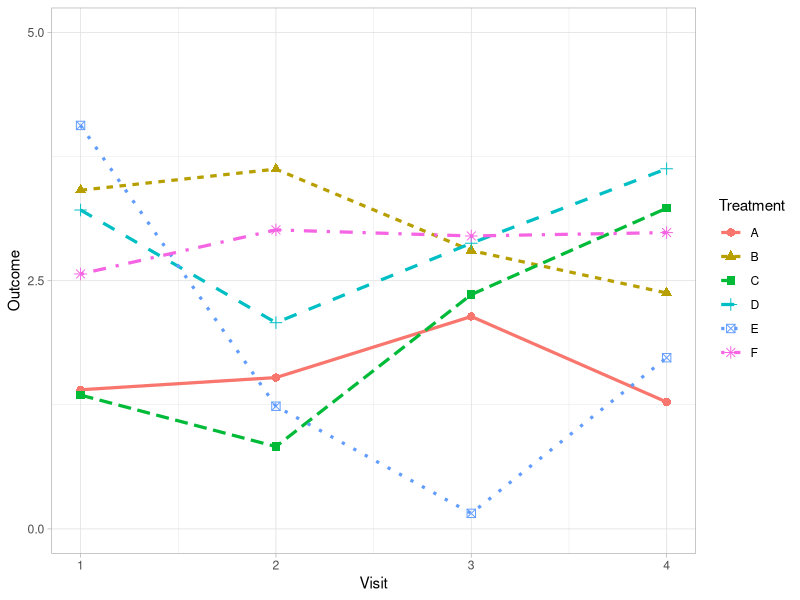
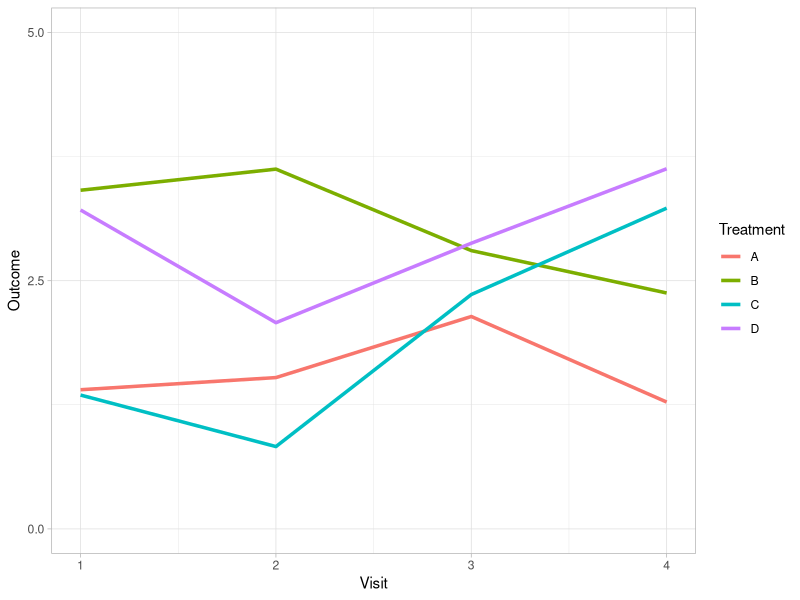
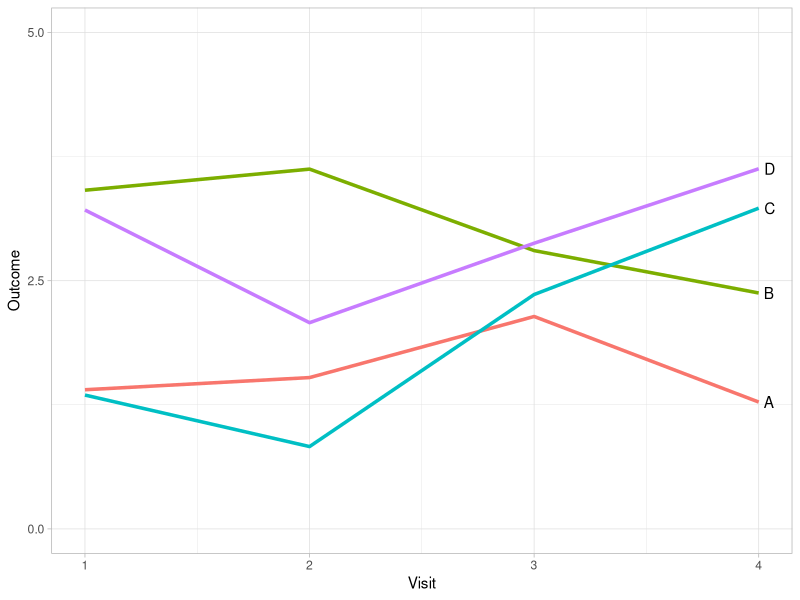
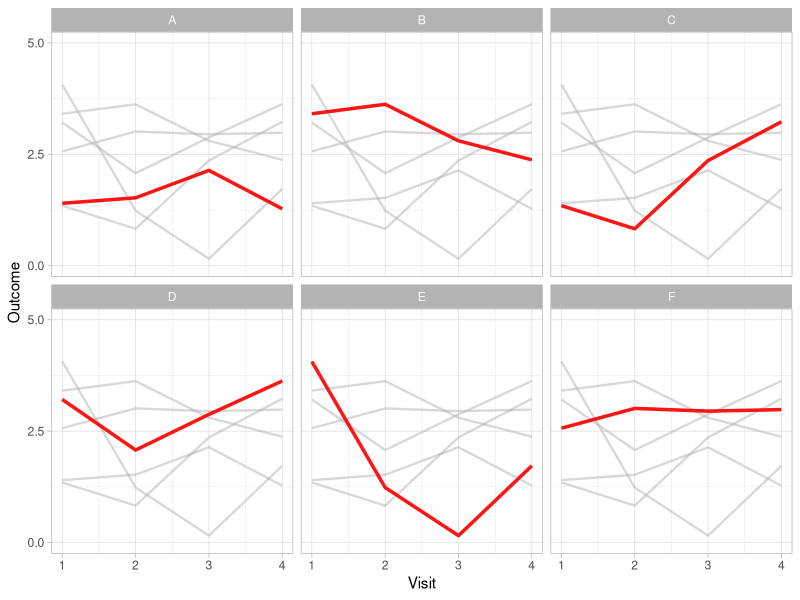

The R script that drew these images, in order:
## ---- chunk 1
knitr::opts_chunk$set(echo = FALSE)

library(tidyverse)

# Set global theme
theme_set(theme_light())

# Set seed for reproducibility 
set.seed(65)

# Generate dummy data
df <- data.frame(
  Treatment = rep(c("A", "B", "C", "D", "E", "F"),
                  each = 4),
  Treatment2 = rep(c("A", "B", "C", "D", "E", "F"),
                  each = 4),
  Visit = rep(c(1, 2, 3, 4), 6),
  Outcome = c(
    rnorm(4, 2, 0.5),
    rnorm(4, 3, 0.5),
    rnorm(4, 2, 1),
    rnorm(4, 3, 0.5),
    rnorm(4, 2.5, 1),
    rnorm(4, 3, 0.2)
  )
)
## ---- chunk 2

df %>% ggplot(aes(x = Visit, y = Outcome, group = Treatment, color = Treatment)) +
  geom_line(size = 1.1, aes(linetype = Treatment)) +
  geom_point(size = 2.5, aes(shape = Treatment)) +
  scale_x_continuous(limits = c(1, 4), breaks = c(1, 2, 3, 4)) +
  scale_y_continuous(limits = c(0, 5), breaks = c(0, 2.5, 5)) 

## ---- chunk 3
df %>% 
  filter(Treatment %in% c("A", "B", "C", "D")) %>%
  ggplot(aes(x = Visit, y = Outcome, group = Treatment, color = Treatment)) +
  geom_line(size = 1.2) +
  scale_x_continuous(limits = c(1, 4), breaks = c(1, 2, 3, 4)) +
  scale_y_continuous(limits = c(0, 5), breaks = c(0, 2.5, 5)) 

## ---- chunk 4
df %>% 
  filter(Treatment %in% c("A", "B", "C", "D")) %>%
  ggplot(aes(x = Visit, y = Outcome, group = Treatment, color = Treatment)) +
  geom_line(size = 1.2) +
  scale_x_continuous(limits = c(1, 4), breaks = c(1, 2, 3, 4)) +
  scale_y_continuous(limits = c(0, 5), breaks = c(0, 2.5, 5)) +
  geom_text(
    data = subset(df, Visit == "4" & (Treatment %in% c("A", "B", "C", "D"))),
    aes(label = Treatment),
    position = "nudge",
    hjust = -0.5,
    vjust = 0.5,
    color = "black"
  ) +
  theme(legend.position = "none")

## ---- chunk 5

df %>% 
  ggplot(aes(x = Visit, y = Outcome, group = Treatment)) +
  geom_line(
    data = transform(df, Treatment = NULL),
    aes(x = Visit, y = Outcome, group = Treatment2),
    size = 0.8,
    color = "darkgray",
    alpha = 0.45
  ) +
  geom_line(size = 1.2, color = "red", alpha = 0.9) +
  scale_x_continuous(limits = c(1, 4), breaks = c(1, 2, 3, 4)) +
  scale_y_continuous(limits = c(0, 5), breaks = c(0, 2.5, 5)) +
  facet_wrap( ~ Treatment) 

## ---- chunk 6
sessionInfo()
